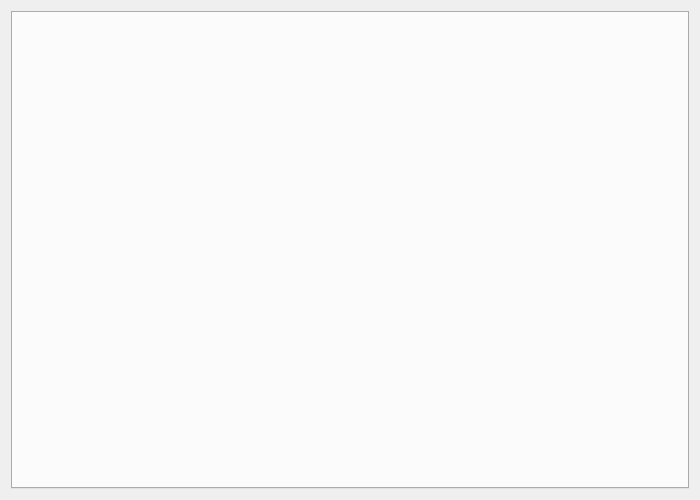
<?xml version="1.0" encoding="UTF-8"?>
<ui version="4.0">
 <class>SpecialCharactersDialog</class>
 <widget class="QWidget" name="SpecialCharactersDialog">
  <property name="geometry">
   <rect>
    <x>0</x>
    <y>0</y>
    <width>700</width>
    <height>500</height>
   </rect>
  </property>
  <property name="windowTitle">
   <string>Special characters</string>
  </property>
  <layout class="QVBoxLayout" name="verticalLayout_2">
   <item>
    <widget class="QTabWidget" name="tabWidget">
     <property name="currentIndex">
      <number>-1</number>
     </property>
    </widget>
   </item>
  </layout>
 </widget>
 <resources/>
 <connections/>
</ui>
